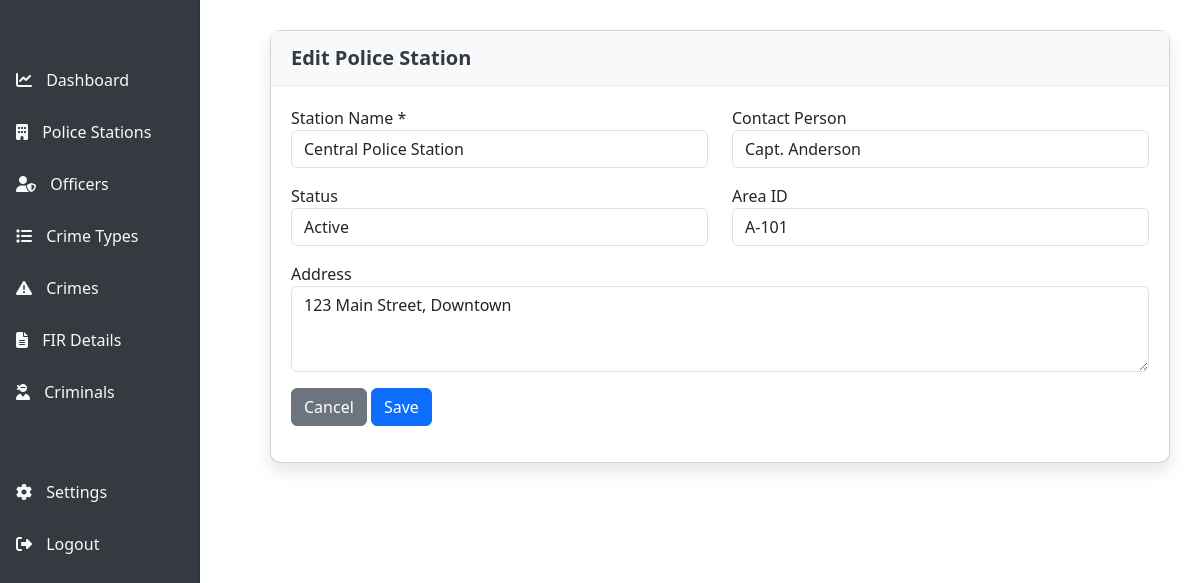
The app's page /police-stations/edit/1/ (signed in) with its own data.
### crime_management/models.py (models this page shows, shortened)
class PoliceStation(models.Model):
    station_id = models.AutoField(primary_key=True)
    name = models.CharField(max_length=100)
    contact_person = models.CharField(max_length=100, null=True, blank=True)
    status = models.CharField(max_length=50, null=True, blank=True)
    area_id = models.CharField(max_length=50, null=True, blank=True)
    address = models.CharField(max_length=255, null=True, blank=True)

### crime_management/views.py (the view)
# urls.py: path('police-stations/edit/<int:station_id>/', views.edit_police_station, name='edit_police_station'),
@login_required
def edit_police_station(request, station_id):
    station = get_object_or_404(PoliceStation, station_id=station_id)
    if request.method == 'POST':
        form = PoliceStationForm(request.POST, instance=station)
        if form.is_valid():
            form.save()
            return redirect('police_stations')
    else:
        form = PoliceStationForm(instance=station)
    return render(request, 'form_templates/station_form.html', {
        'form': form,
        'title': 'Edit Police Station'
    })

### crime_management/forms.py
class PoliceStationForm(forms.ModelForm):
    class Meta:
        model = PoliceStation
        fields = ['name', 'contact_person', 'status', 'area_id', 'address']
        widgets = {
            'name': forms.TextInput(attrs={'class': 'form-control'}),
            'contact_person': forms.TextInput(attrs={'class': 'form-control'}),
            'status': forms.TextInput(attrs={'class': 'form-control'}),
            'area_id': forms.TextInput(attrs={'class': 'form-control'}),
            'address': forms.Textarea(attrs={'class': 'form-control', 'rows': 3}),
        }

### crime_management/templates/form_templates/station_form.html (shortened to what this page needs)
{% extends 'base.html' %}
{% block content %}
<div class="card">
    <div class="card-header">
        <h5>{{ title }}</h5>
    </div>
    <div class="card-body">
        <form method="post">
            <div class="row">
                <div class="col-md-6">
                    <div class="form-group mb-3">
                        <label for="{{ form.name.id_for_label }}">Station Name *</label>
                        {{ form.name }}
                    </div>
                </div>
                <div class="col-md-6">
                    <div class="form-group mb-3">
                        <label for="{{ form.contact_person.id_for_label }}">Contact Person</label>
                        {{ form.contact_person }}
                    </div>
                </div>
            </div>
            <div class="row">
                <div class="col-md-6">
                    <div class="form-group mb-3">
                        <label for="{{ form.status.id_for_label }}">Status</label>
                        {{ form.status }}
                    </div>
                </div>
                <div class="col-md-6">
                    <div class="form-group mb-3">
                        <label for="{{ form.area_id.id_for_label }}">Area ID</label>
                        {{ form.area_id }}
                    </div>
                </div>
            </div>
            <div class="form-group mb-3">
                <label for="{{ form.address.id_for_label }}">Address</label>
                {{ form.address }}
            </div>
            <div class="form-group mb-3">
                <a href="{% url 'police_stations' %}" class="btn btn-secondary">Cancel</a>
                <button type="submit" class="btn btn-primary">Save</button>
            </div>
        </form>
    </div>
</div>
{% endblock %}

### crime_management/templates/base.html (style rules this page uses)
.card { border-radius: 10px; box-shadow: 0 0.5rem 1rem rgba(0, 0, 0, 0.1); margin-bottom: 30px; }
.card-header { background-color: #f8f9fa; border-bottom: 1px solid #e9ecef; padding: 15px 20px; border-radius: 10px 10px 0 0; }
.card-header h5 { margin-bottom: 0; color: #343a40; font-weight: 600; }
.card-body { padding: 20px; }

### records on screen
PoliceStation: name "Central Police Station", contact_person "Capt. Anderson", status "Active", area_id "A-101", address "123 Main Street, Downtown"

### other values on screen
{{ title }} "Edit Police Station"
